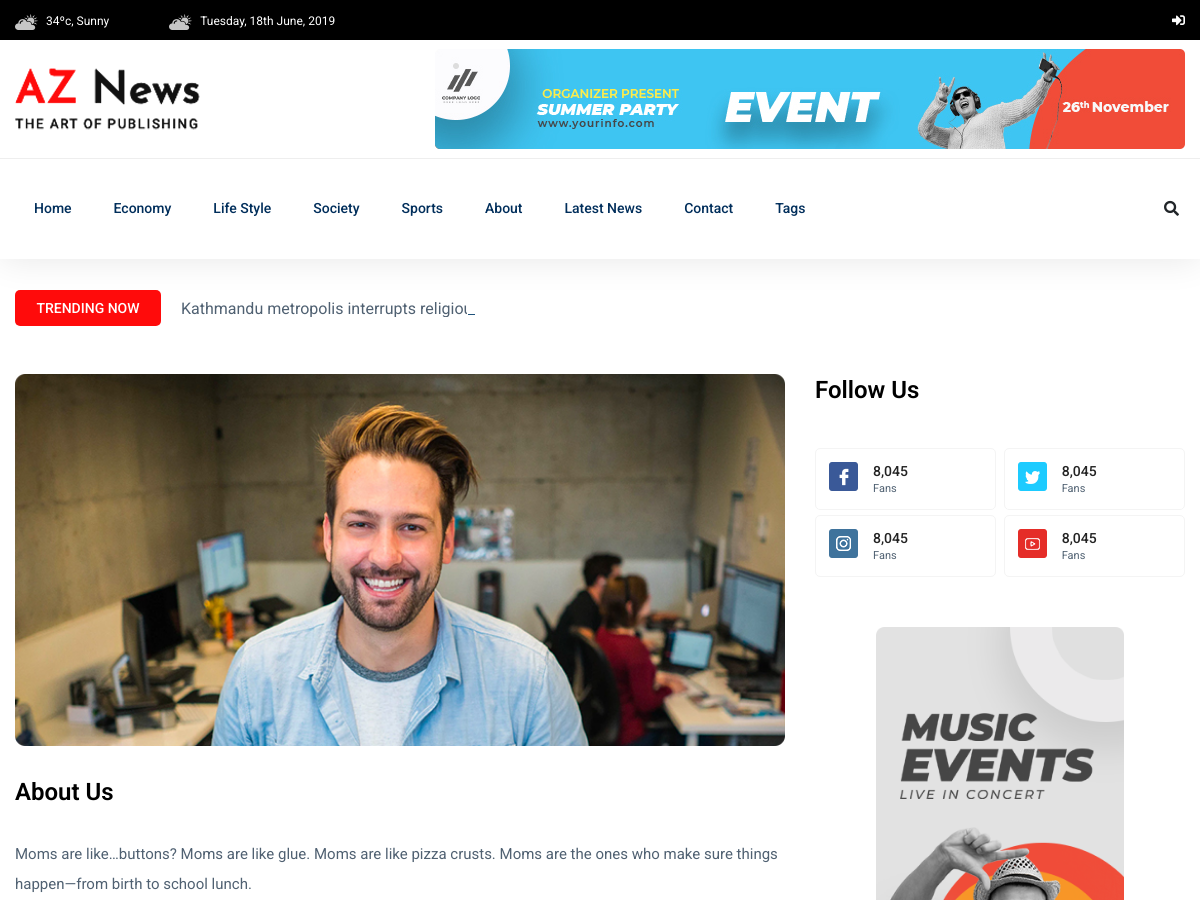
Page /about/ (upper part) on the earlier database version.
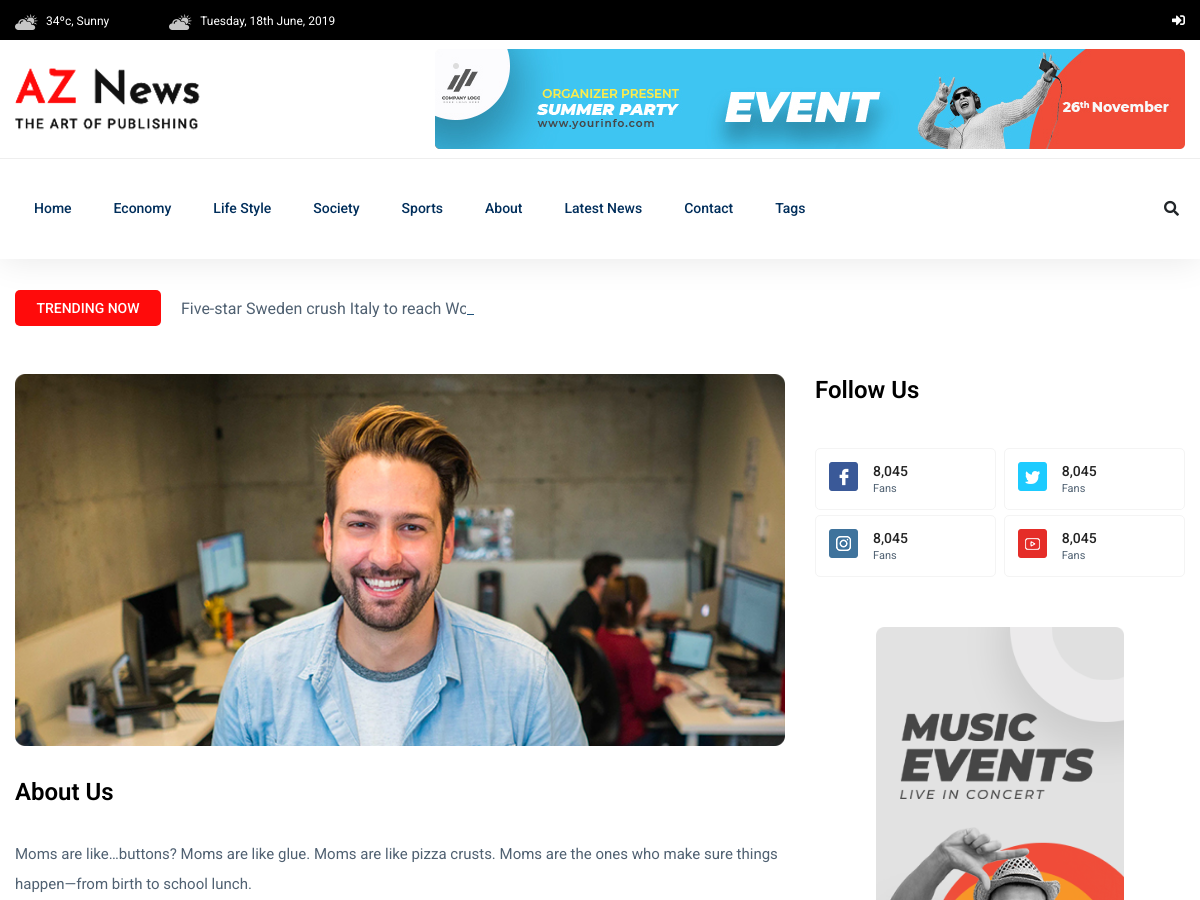
Same page on the later database version.
### news_app/models.py (models this page shows, shortened)
class Category(models.Model):
     name = models.CharField(max_length=100)

class Post(models.Model):
     STATUS_CHOICES = [
          ("active", "Active"),
          ("in_active", "Inactive"),
     ]
     title = models.CharField(max_length=255)
     content = models.TextField()
     feature_image = models.ImageField(upload_to="post_images/%Y/%m/%d", blank=False)
     author = models.ForeignKey("auth.User", on_delete=models.CASCADE)
     status = models.CharField(max_length=20, choices=STATUS_CHOICES, default="active")
     views_count = models.PositiveBigIntegerField(default=0)
     published_at = models.DateField(null=True, blank=True)
     category = models.ForeignKey(Category, on_delete=models.CASCADE)
     tag = models.ManyToManyField(Tag)

### news_app/views.py (the view)
# urls.py: path("about/", views.AboutView.as_view(), name="about"),
class AboutView(TemplateView):
    template_name = "aznews/about.html"

### news_app/navbar.py (called while the page is built)
def navigation(request):
     categories = Category.objects.all()[:5]
     tags = Tag.objects.all()[:10]
     trending_posts = Post.objects.filter(published_at__isnull = False, status = "active").order_by("-views_count")[:3]
     return{
          "categories":categories,
          "tags":tags,
          "trending_posts":trending_posts,
     }

### templates/aznews/about.html (shortened to what this page needs)
{% extends "aznews/base.html" %}
{% load static %}
{% block content %}
<main>
    <div class="about-area">
        <div class="container">
                {% include "aznews/home/trending/trending_title.html" %}
               <div class="row">
                    <div class="col-lg-8">
                                <div class="about-right mb-90">
                                    <div class="about-img">
                                        <img src="{% static 'aznews/assets/img/post/about_heor.jpg' %}" alt="">
                                    </div>
                                    <div class="section-tittle mb-30 pt-30">
                                        <h3>About Us</h3>
                                    </div>
                                    <div class="about-prea">
                                        <p class="about-pera1 mb-25">Moms are like…buttons? Moms are like glue. Moms are like pizza crusts. Moms are the ones who make sure things happen—from birth to school lunch.</p>
                                    </div>
                                </div>
                    </div>
                    <div class="col-lg-4">
                        <div class="section-tittle mb-40">
                            <h3>Follow Us</h3>
                        </div>
                        <div class="single-follow mb-45">
                            <div class="single-box">
                                <div class="follow-us d-flex align-items-center">
                                    <div class="follow-social">
                                        <a href="#"><img src="{% static 'aznews/assets/img/news/icon-fb.png' %}" alt=""></a>
                                    </div>
                                    <div class="follow-count">
                                        <span>8,045</span>
                                        <p>Fans</p>
                                    </div>
                                </div>
                                <div class="follow-us d-flex align-items-center">
                                    <div class="follow-social">
                                        <a href="#"><img src="{% static 'aznews/assets/img/news/icon-tw.png' %}" alt=""></a>
                                    </div>
                                    <div class="follow-count">
                                        <span>8,045</span>
                                        <p>Fans</p>
                                    </div>
                                </div>
                                    <div class="follow-us d-flex align-items-center">
                                    <div class="follow-social">
                                        <a href="#"><img src="{% static 'aznews/assets/img/news/icon-ins.png' %}" alt=""></a>
                                    </div>
                                    <div class="follow-count">
                                        <span>8,045</span>
                                        <p>Fans</p>
                                    </div>
                                </div>
                                <div class="follow-us d-flex align-items-center">
                                    <div class="follow-social">
                                        <a href="#"><img src="{% static 'aznews/assets/img/news/icon-yo.png' %}" alt=""></a>
                                    </div>
                                    <div class="follow-count">
                                        <span>8,045</span>
                                        <p>Fans</p>
                                    </div>
                                </div>
                            </div>
                        </div>
                        <div class="news-poster d-none d-lg-block">
                            <img src="{% static 'aznews/assets/img/news/news_card.jpg' %}" alt="">
                        </div>
                    </div>
               </div>
        </div>
    </div>
</main>
{% endblock content %}

### templates/aznews/header.html (shortened to what the changed rows need)
{% load static %}
<header>
    <div class="header-area">
        <div class="main-header ">
            <div class="header-bottom header-sticky">
                <div class="container">
                    <div class="row align-items-center">
                        <div class="col-xl-10 col-lg-10 col-md-12 header-flex">
                            <div class="main-menu d-none d-md-block">
                                <nav>
                                    <ul id="navigation">
                                        {% for category in categories %}
                                        <li><a
                                                href="{% url 'post-by-category' category.id %}">{{category.name|title}}</a>
                                        </li>
                                        {% endfor %}
                                    </ul>
                                </nav>
                            </div>
                        </div>
                    </div>
                </div>
            </div>
        </div>
    </div>
</header>

### templates/aznews/home/trending/trending_title.html
{% load static %}
<div class="row">
     <div class="col-lg-12">
       <div class="trending-tittle">
         <strong>Trending now</strong>
         <div class="trending-animated">
           <ul id="js-news" class="js-hidden">
             {% for trending_post in trending_posts %}
               <li class="news-item">{{ trending_post.title }}</li>
             {% endfor %}
           </ul>
         </div>
       </div>
     </div>
   </div>

Differences in the rows shown:
no longer on this page (row unchanged): Post: title "Kathmandu metropolis interrupts religious…"
now on this page (row edited): Post: title "Five-star Sweden crush Italy to reach World Cup last 16"
